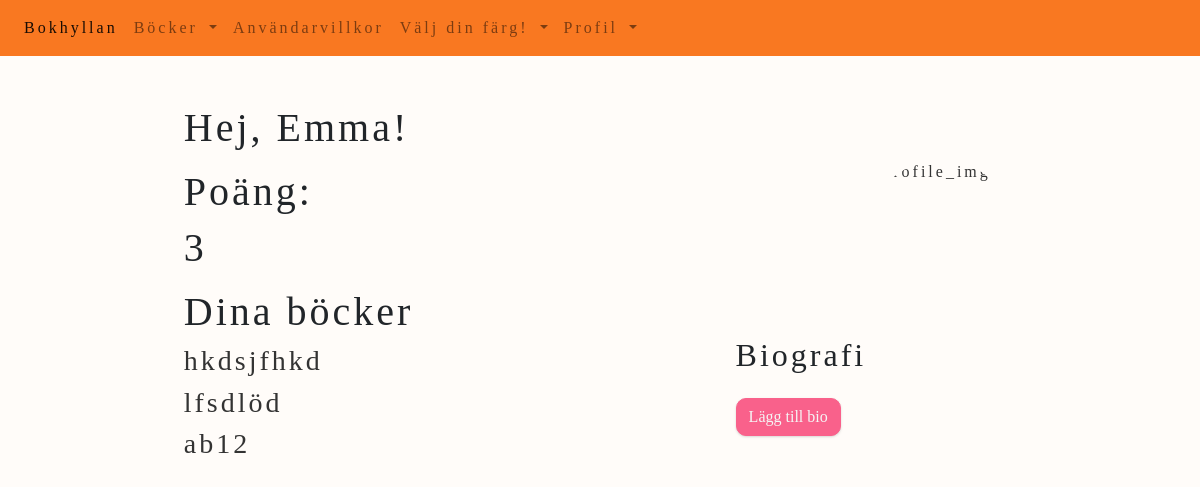
The page / (signed in) on the database as committed earlier.
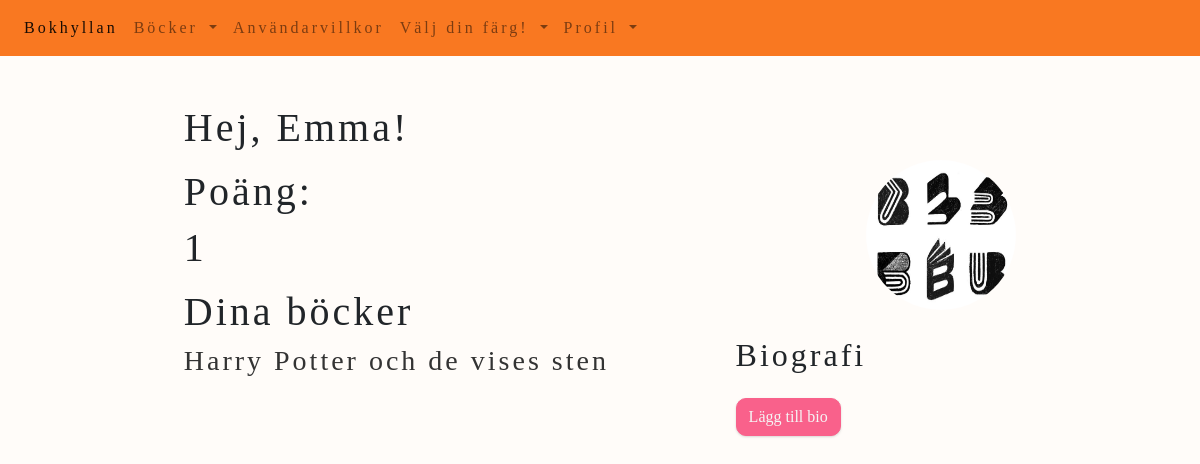
The same page on the database as committed later.
### website/models.py (models this page shows)
class User(db.Model, UserMixin):
    id = db.Column(db.Integer, primary_key = True)
    email = db.Column(db.String(150), unique = True)
    password = db.Column(db.String(150))
    first_name = db.Column(db.String(150))
    books = db.relationship('Book', backref = 'user')
    bio = db.Column(db.String(30000))
    profile_pic = db.Column(db.String())
    score = db.Column(db.Integer, default = 0)

class Book(db.Model):
    id = db.Column(db.Integer, primary_key = True)
    title = db.Column(db.String(150))
    author = db.Column(db.String(150))
    isbn = db.Column(db.String(150))
    review = db.Column(db.String(30000))
    user_id = db.Column(db.Integer, db.ForeignKey('user.id'))
    cover_pic = db.Column(db.String())

### website/views.py (the view)
@views.route('/', methods=['GET', 'POST'])
@login_required
def home():
    books = Book.query.filter_by(user_id=current_user.id).all()
    return render_template("home.html", user=current_user, books=books)

### website/templates/home.html (shortened to what this page needs)
{% extends "base.html" %}
{% block content %}
  <div id="home-div">
    <h1>Hej, {{user.first_name}}!</h1>
      <div id="user-pic">
        {% if user.profile_pic %}
        <a href="/add-pic"><img src="{{url_for('static', filename='images/' + user.profile_pic)}}" alt="profile_img" class="rounded-circle" width="150" height="150" align="right"></a>
        {%else%}
        <a href="/add-pic"><img src="{{url_for('static', filename='images/emty_profile.jpg')}}" alt="profile_img" class="rounded-circle" width="150" height="150" align="right"></a>
        {%endif%}
      </div>
      <div id="user-points">
        <p><h1>Poäng:</h1>
          {% if user.score %}
          <h1>{{user.score}}</h1>
          {%else%}
          <h1>0</h1>
          {%endif%}
        </p>
      </div>
      <div id="user-bio">
        <h2>Biografi</h2>
          {% if user.bio %}
          <p>{{user.bio}}</p>
          <a class="button" id="addBio" href="/add-bio"><button type="button" class="btn btn-primary">Ändra bio</button></a>
          {% else %}
          <a class="button" id="addBio" href="/add-bio"><button type="button" class="btn btn-primary">Lägg till bio</button></a>
          {% endif %}
      </div>
      <div id="user-books">
        <h1>Dina böcker</h1>
          {% for book in books %}
          <div class="book">
            <a href="{{ url_for('views.book_file', book_id=book.id) }}"><h3>{{ book.title }}</h3></a>
          </div>
          {% endfor %}
      </div>
  </div>
{% endblock %}

Rows that differ between the two databases and show on the page:
removed Book: title "hkdsjfhkd"
removed Book: title "lfsdlöd"
removed Book: title "ab12"
changed User "Emma": profile_pic: picture added; score "3" → "1"
added Book: title "Harry Potter och de vises sten"
